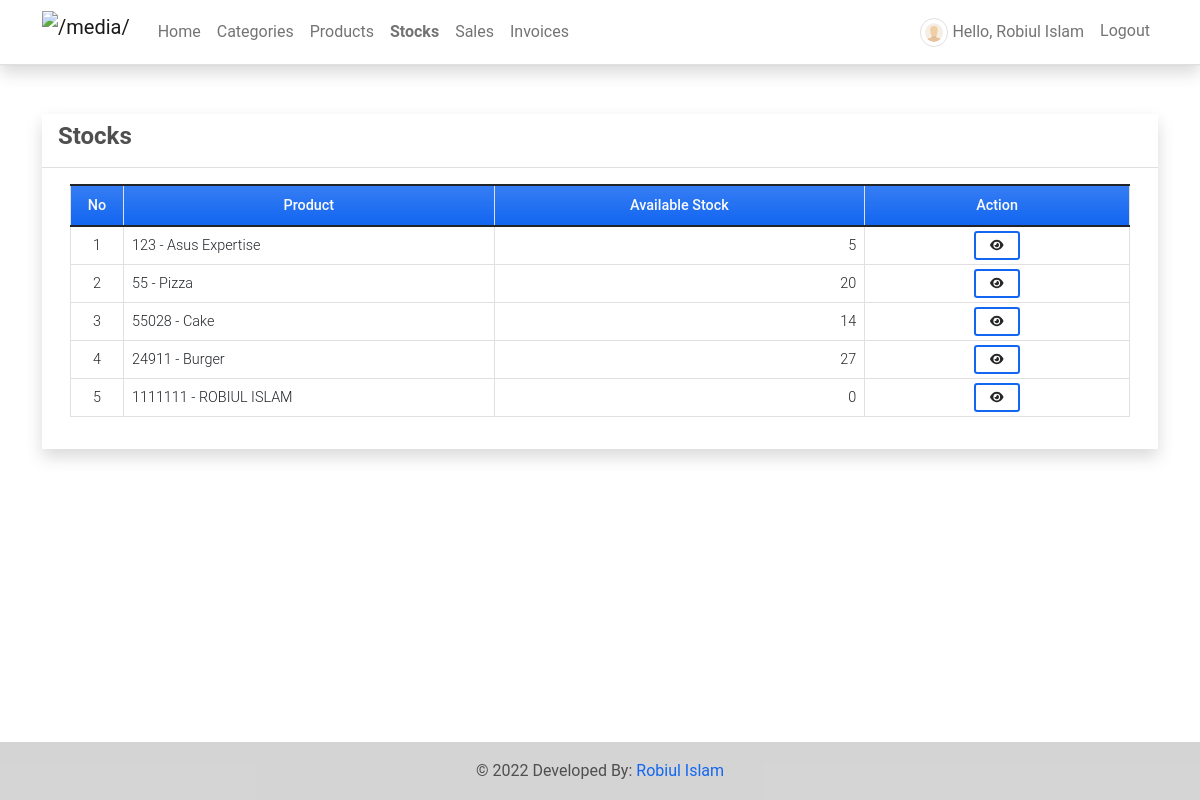
/inventory (signed in), run on the app's committed database.
### imsApp/models.py (models this page shows, shortened)
class Product(models.Model):
    code=models.CharField(max_length=100,blank=True, null=True)
    category_id = models.ForeignKey(Category, on_delete=models.CASCADE)
    name=models.CharField(max_length=250,blank=True, null=True)
    description = models.TextField()
    price = models.FloatField(default=0)
    status = models.CharField(max_length=2, choices=(('1','Active'),('2','Inactive')), default=1)
    date_created = models.DateTimeField(default=timezone.now)
    date_updated = models.DateTimeField(auto_now=True)
    image=models.ImageField(upload_to="uploads", default="default=avater.png")
    def __str__(self):
        return self.code + ' - ' + self.name
    def count_inventory(self):
        stocks = Stock.objects.filter(product = self)
        stockIn = 0
        stockOut = 0
        for stock in stocks:
            if stock.type == '1':
                stockIn = int(stockIn) + int(stock.quantity)
            else:
                stockOut = int(stockOut) + int(stock.quantity)
        available  = stockIn - stockOut
        if available > 0:
            return available
        else:
            return 0

class Stock(models.Model):
    product = models.ForeignKey(Product, on_delete=models.CASCADE)
    quantity = models.FloatField(default=0)
    type = models.CharField(max_length=2,choices=(('1','Stock-in'),('2','Stock-Out')), default = 1)
    date_created = models.DateTimeField(default=timezone.now)
    date_updated = models.DateTimeField(auto_now=True)

### imsApp/views.py (the view)
# urls.py: path('inventory',views.inventory,name='inventory-page'),
@login_required
def inventory(request):
    context['page_title'] = 'Inventory'
    products = Product.objects.all()
    context['products'] = products
    return render(request, 'inventory.html', context)

### imsApp/templates/inventory.html (shortened to what this page needs)
{% extends 'base.html' %} {% load humanize %} {% block pageContent %}
<div class="col-lg-12 col-md-12 col-sm-12 col-xs-12">
    <div class="card card-default rounded-0 shadow ">
        <div class="card-header">
            <div class="d-flex w-100 align-items-center justify-content-between">
                <h4 class="card-title fw-bold">Stocks</h4>
            </div>
        </div>
        <div class="card-body">
            <div class="container-fluid">
                <table class="table table-bordered" id="product-list">
                    <colgroup>
                        <col width="5%">
                        <col width="35%">
                        <col width="35%">
                        <col width="25%">
                    </colgroup>
                    <thead>
                        <tr class="bg-gradient bg-primary bg-opacity-50 text-light">
                            <th class="px-2 py-2 text-center">No</th>
                            <th class="px-2 py-2 text-center">Product</th>
                            <th class="px-2 py-2 text-center">Available Stock</th>
                            <th class="px-2 py-2 text-center">Action</th>
                        </tr>
                    </thead>
                    <tbody>
                        {% for product in products %}
                        <tr>
                            <td class="px-2 py-1 align-middle text-center">{{ forloop.counter }}</td>
                            <td class="px-2 py-1 align-middle">{{ product }}</td>
                            <td class="px-2 py-1 align-middle text-end">{{ product.count_inventory }}</td>
                            <td class="px-2 py-1 align-middle text-center">
                                <a class="btn btn-outline-primary btn-sm" href="{% url 'inventory-history-page' product.pk %}" data-id="{{ product.pk }}" title="View History">
                                    <i class="fa fa-eye text-dark"></i>
                                </a>
                            </td>
                        </tr>
                        {% endfor %}
                    </tbody>
                </table>
            </div>
        </div>
    </div>
</div>
{% endblock pageContent %}

### imsApp/templates/topNavigation.html (shortened to what this page needs)
{% load static %}
<header>
    <nav class="navbar navbar-expand-lg navbar-light bg-white fixed-top shadow border-bottom">
        <div class="container">
            <a class="navbar-brand" >
                <img src="{{ MEDIA_URL }}/default/CPL.jpg" height="16" alt="{{ MEDIA_URL }}" loading="lazy" style="margin-top: -3px;" />
            </a>
            <div class="collapse navbar-collapse" id="navbarExample01">
                <ul class="navbar-nav me-auto mb-2 mb-lg-0" id="topNav">
                    {% if user.id %}
                    <li class="nav-item">
                        <a class="nav-link" aria-current="page" href="{% url 'home-page' %}">Home</a>
                    </li>
                    <li class="nav-item">
                        <a class="nav-link" aria-current="page" href="{% url 'category-page' %}">Categories</a>
                    </li>
                    <li class="nav-item">
                        <a class="nav-link" aria-current="page" href="{% url 'product-page' %}">Products</a>
                    </li>
                    <li class="nav-item">
                        <a class="nav-link" aria-current="page" href="{% url 'inventory-page' %}">Stocks</a>
                    </li>
                    <li class="nav-item">
                        <a class="nav-link" aria-current="page" href="{% url 'sales-page' %}">Sales</a>
                    </li>
                    <li class="nav-item">
                        <a class="nav-link" aria-current="page" href="{% url 'invoice-page' %}">Invoices</a>
                    </li>
                    {% endif %}
                </ul>
                <ul class="navbar-nav d-flex flex-row">
                    {% if user.id %} {% if user.profile.user_type == 1 %} {% endif %}
                    <li class="nav-item me-3 me-lg-0">
                        <a class="nav-link" href="{% url 'profile' %}">
                            <span class="me-1"><img src="{{ MEDIA_URL }}/default/default-avatar.png" alt="User Avatar" id="user-avatar" class="img-thumbnail rounded-circle"></span>Hello, {{ user.first_name }} {{user.last_name}}
                        </a>
                    </li>
                    <li class="nav-item me-3 me-lg-0">
                        <a class="nav-link" href="{% url 'logout' %}">Logout</a>
                    </li>
                    {% endif %}
                </ul>
            </div>
        </div>
    </nav>
</header>

### static/assets/default/css/style.css (style rules this page uses)
html, body { height: 100%; width: 100%; max-height: 100%; overflow: auto; display: flex; flex-direction: column; }
body>header { flex-shrink: auto; }
#user-avatar { width: 1.8rem; height: 1.8rem; object-fit: scale-down; object-position: center center; }
.navbar-brand>img { height: 2em; }
.nav-item.active a.nav-link { font-weight: bolder !important; }

### data on the page
Product: code+name "123 - Asus Expertise", count_inventory "5"
Product: code+name "55 - Pizza", count_inventory "20"
Product: code+name "55028 - Cake", count_inventory "14"
Product: code+name "24911 - Burger", count_inventory "27"
Product: code+name "1111111 - ROBIUL ISLAM", count_inventory "0"

### other printed values
{{ user.first_name }} "Robiul"
{{ user.last_name }} "Islam"
